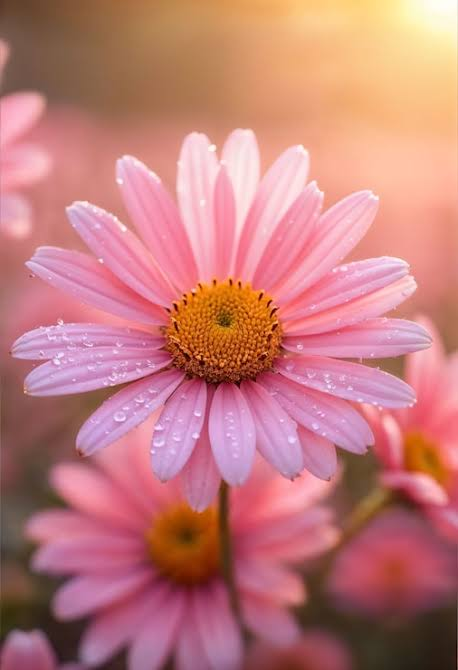
#> input picture flower.jpg, 458 x 670 px, found by its file name
$ python Point_Operators.py
#> lines starting #> are read from the running program, lines starting #| are printed output that depends on the picture
import cv2
import numpy as np

def cv2_imshow(image, window_name="Image"):
    """Display an image using a normal OpenCV window (local equivalent of Colab's cv2_imshow)."""
    cv2.imshow(window_name, image)
    cv2.waitKey(0)
    cv2.destroyAllWindows()


#   IMAGE PATH
IMAGE_PATH = r"C:\Users\HP\Documents\Unmanned Devices and Processes\Point Operators\flower.jpg"

def _load_image(image_path):
    """Loads an image using cv2.imread."""
    image = cv2.imread(image_path)
#> image is the input picture: shape (670, 458, 3); mean B, G, R 123.7, 124.6, 194.7
    if image is None:
        raise FileNotFoundError(f"Could not load image at path: {image_path}")
    return image

def _clip_image(image):
    """Clips values to [0, 255] and converts back to uint8."""
    return np.clip(image, 0, 255).astype(np.uint8)


# 1. CONTRAST

def contrast(image_path, alpha=1.5, beta=0.0, save_path=None, show=True):
    """
    Adjusts contrast of a color image across all three RGB (BGR) channels.
    Formula: new_pixel = alpha * (pixel - 128) + 128 + beta
    """
    image = _load_image(image_path).astype(np.float32)
    result = alpha * (image - 128.0) + 128.0 + beta
    result = _clip_image(result)
#> in _clip_image, `return np.clip(image, 0, 255).astype(np.uint8)`:
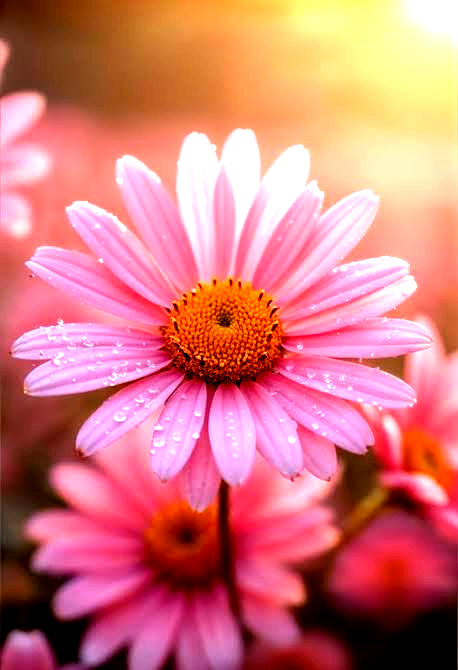
#> returned value: shape (670, 458, 3); mean of channels 0, 1, 2 123.6, 121.5, 213.9; drawn as B, G, R

    if save_path:
        cv2.imwrite(save_path, result)
    if show:
        cv2_imshow(result, "Contrast")

    return result


# 2. BRIGHTNESS

def brightness(image_path, beta=50, save_path=None, show=True):
    """
    Adjusts brightness of a color image across all three channels.
    Formula: new_pixel = pixel + beta
    """
#> called with beta = 60, show = True
    image = _load_image(image_path).astype(np.float32)
    result = image + beta
    result = _clip_image(result)
#> in _clip_image (call 2), `return np.clip(image, 0, 255).astype(np.uint8)`:
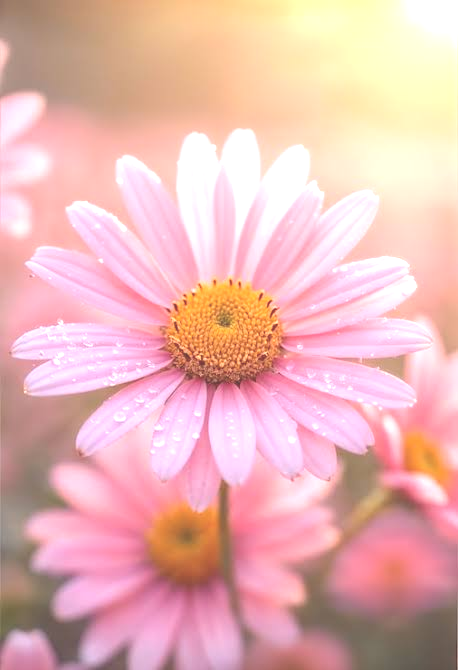
#> returned value: shape (670, 458, 3); mean of channels 0, 1, 2 182, 183.2, 233.6; drawn as B, G, R

    if save_path:
        cv2.imwrite(save_path, result)
    if show:
        cv2_imshow(result, "Brightness")

    return result


# 3. INVERSION

def inversion(image_path, save_path=None, show=True):
    """
    Inverts colors of a color image (photographic negative).
    Formula: new_pixel = 255 - pixel
    """
#> called with show = True
    image = _load_image(image_path).astype(np.float32)
    result = 255.0 - image
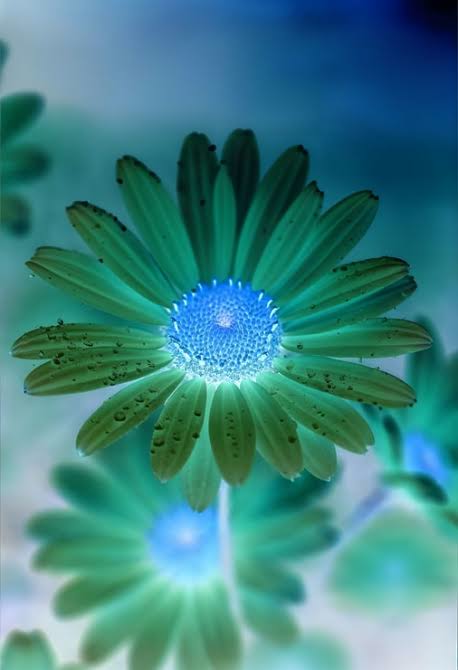
#> result: shape (670, 458, 3) float32; mean B, G, R 131.3, 130.4, 60.3
    result = _clip_image(result)

    if save_path:
        cv2.imwrite(save_path, result)
    if show:
        cv2_imshow(result, "Inversion")

    return result


# 4. BLENDING

def blending(image_path1, image_path2, alpha=0.5, save_path=None, show=True):
    """
    Blends two color images together using a weighted sum.
    Formula: new_pixel = alpha * img1 + (1 - alpha) * img2
    """
    if not (0.0 <= alpha <= 1.0):
        raise ValueError("alpha must be in the range [0, 1]")

    img1 = _load_image(image_path1).astype(np.float32)
    img2 = _load_image(image_path2).astype(np.float32)

    # Match the second image to the first image's size
    h1, w1 = img1.shape[:2]
    h2, w2 = img2.shape[:2]
    if (h1, w1) != (h2, w2):
        img2 = cv2.resize(img2, (w1, h1), interpolation=cv2.INTER_AREA)

    result = alpha * img1 + (1.0 - alpha) * img2
    result = _clip_image(result)

    if save_path:
        cv2.imwrite(save_path, result)
    if show:
        cv2_imshow(result, "Blending")

    return result


#   EXAMPLES

if __name__ == "__main__":

    print("Running contrast...")
    contrast(IMAGE_PATH, alpha=1.8, beta=0.0,
             save_path=r"C:\Users\HP\Documents\Unmanned Devices and Processes\Point Operators\flower_contrast.jpg")

    print("Running brightness...")
    brightness(IMAGE_PATH, beta=60,
               save_path=r"C:\Users\HP\Documents\Unmanned Devices and Processes\Point Operators\flower_bright.jpg")

    print("Running inversion...")
    inversion(IMAGE_PATH,
              save_path=r"C:\Users\HP\Documents\Unmanned Devices and Processes\Point Operators\flower_inverted.jpg")

    # Blending needs a second image — change or comment out this block.
    SECOND_IMAGE = r"C:\Users\HP\Documents\Unmanned Devices and Processes\Point Operators\flower2.jpg"
    try:
        print("Running blending...")
        blending(IMAGE_PATH, SECOND_IMAGE, alpha=0.5,
                 save_path=r"C:\Users\HP\Documents\Unmanned Devices and Processes\Point Operators\flower_blended.jpg")
    except FileNotFoundError as e:
        print(f"Skipping blending: {e}")

    print("Done! Check your Point Operators folder for the output files.")
